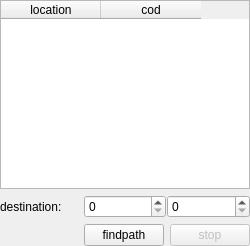
<?xml version="1.0" encoding="UTF-8"?>
<ui version="4.0">
 <class>MapFormClass</class>
 <widget class="QWidget" name="MapFormClass">
  <property name="geometry">
   <rect>
    <x>0</x>
    <y>0</y>
    <width>250</width>
    <height>246</height>
   </rect>
  </property>
  <property name="windowTitle">
   <string>MapForm</string>
  </property>
  <property name="styleSheet">
   <string notr="true"/>
  </property>
  <layout class="QGridLayout" name="gridLayout">
   <property name="leftMargin">
    <number>0</number>
   </property>
   <property name="topMargin">
    <number>0</number>
   </property>
   <property name="rightMargin">
    <number>0</number>
   </property>
   <property name="bottomMargin">
    <number>0</number>
   </property>
   <property name="spacing">
    <number>0</number>
   </property>
   <item row="0" column="0">
    <layout class="QVBoxLayout" name="verticalLayout">
     <item>
      <widget class="TableWidget" name="tableWidget_map">
       <property name="editTriggers">
        <set>QAbstractItemView::NoEditTriggers</set>
       </property>
       <property name="selectionMode">
        <enum>QAbstractItemView::SingleSelection</enum>
       </property>
       <property name="selectionBehavior">
        <enum>QAbstractItemView::SelectRows</enum>
       </property>
       <attribute name="verticalHeaderVisible">
        <bool>false</bool>
       </attribute>
       <column>
        <property name="text">
         <string>location</string>
        </property>
       </column>
       <column>
        <property name="text">
         <string>cod</string>
        </property>
       </column>
      </widget>
     </item>
     <item>
      <layout class="QHBoxLayout" name="horizontalLayout_map">
       <property name="spacing">
        <number>1</number>
       </property>
       <item>
        <widget class="QLabel" name="label_map_destination">
         <property name="text">
          <string>destination:</string>
         </property>
        </widget>
       </item>
       <item>
        <widget class="QSpinBox" name="spinBox_findpath_x">
         <property name="maximum">
          <number>1500</number>
         </property>
        </widget>
       </item>
       <item>
        <widget class="QSpinBox" name="spinBox_findpath_y">
         <property name="maximum">
          <number>1500</number>
         </property>
        </widget>
       </item>
      </layout>
     </item>
     <item>
      <layout class="QHBoxLayout" name="horizontalLayout">
       <item>
        <spacer name="horizontalSpacer">
         <property name="orientation">
          <enum>Qt::Horizontal</enum>
         </property>
         <property name="sizeHint" stdset="0">
          <size>
           <width>40</width>
           <height>20</height>
          </size>
         </property>
        </spacer>
       </item>
       <item>
        <widget class="PushButton" name="pushButton_findpath_start">
         <property name="text">
          <string>findpath</string>
         </property>
        </widget>
       </item>
       <item>
        <widget class="PushButton" name="pushButton_findpath_stop">
         <property name="enabled">
          <bool>false</bool>
         </property>
         <property name="text">
          <string>stop</string>
         </property>
        </widget>
       </item>
      </layout>
     </item>
    </layout>
   </item>
  </layout>
 </widget>
 <layoutdefault spacing="6" margin="11"/>
 <customwidgets>
  <customwidget>
   <class>PushButton</class>
   <extends>QPushButton</extends>
   <header location="global">pushbutton.h</header>
  </customwidget>
  <customwidget>
   <class>TableWidget</class>
   <extends>QTableWidget</extends>
   <header location="global">tablewidget.h</header>
  </customwidget>
 </customwidgets>
 <resources/>
 <connections/>
</ui>
